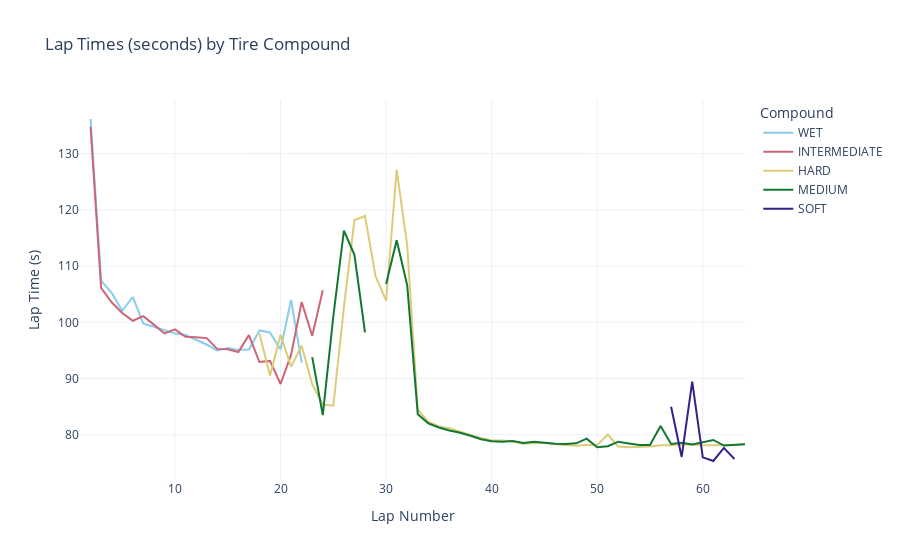

This figure's notebook cell:
### Code cell
fig = px.line(
    data_frame=df_laps_plot,
    x = 'LapNumber',
    y = 'LapTimeinSeconds',
    color = 'Compound',
    title = 'Lap Times (seconds) by Tire Compound',
    labels = {
        'LapNumber' : 'Lap Number',
        'LapTimeinSeconds' : 'Lap Time (s)'
    },
    template = 'plotly_white',
    color_discrete_sequence = px.colors.qualitative.Safe
             )

fig.show()

### Figure 1 — Plotly figure (JSON) as saved in the notebook; plotly's stock layout.template omitted (floating-point values rounded to 4 significant figures)
{"data": [{"hovertemplate": "Compound=WET<br>Lap Number=%{x}<br>Lap Time (s)=%{y}<extra></extra>", "legendgroup": "WET", "line": {"color": "rgb(136, 204, 238)", "dash": "solid"}, "marker": {"symbol": "circle"}, "mode": "lines", "name": "WET", "orientation": "v", "showlegend": true, "type": "scatter", "x": [1, 2, 3, 4, 5, 6, 7, 8, 9, 10, 11, 12, 13, 14, 15, 16, 17, 18, 19, 20, 21, 22], "xaxis": "x", "y": [null, 136.2, 107.4, 105.2, 102.1, 104.5, 99.76, 99.2, 98.54, 97.99, 97.73, 96.88, 96.05, 95.01, 95.43, 95.1, 95.16, 98.55, 98.2, 95.15, 104.0, 92.84], "yaxis": "y"}, {"hovertemplate": "Compound=INTERMEDIATE<br>Lap Number=%{x}<br>Lap Time (s)=%{y}<extra></extra>", "legendgroup": "INTERMEDIATE", "line": {"color": "rgb(204, 102, 119)", "dash": "solid"}, "marker": {"symbol": "circle"}, "mode": "lines", "name": "INTERMEDIATE", "orientation": "v", "showlegend": true, "type": "scatter", "x": [2, 3, 4, 5, 6, 7, 8, 9, 10, 11, 12, 13, 14, 15, 16, 17, 18, 19, 20, 21, 22, 23, 24], "xaxis": "x", "y": [134.8, 106.1, 103.6, 101.7, 100.3, 101.1, 99.58, 98.02, 98.73, 97.43, 97.34, 97.19, 95.27, 95.21, 94.72, 97.72, 92.94, 93.13, 89.03, 94.25, 103.6, 97.58, 105.7], "yaxis": "y"}, {"hovertemplate": "Compound=HARD<br>Lap Number=%{x}<br>Lap Time (s)=%{y}<extra></extra>", "legendgroup": "HARD", "line": {"color": "rgb(221, 204, 119)", "dash": "solid"}, "marker": {"symbol": "circle"}, "mode": "lines", "name": "HARD", "orientation": "v", "showlegend": true, "type": "scatter", "x": [18, 19, 20, 21, 22, 23, 24, 25, 26, 27, 28, 29, 30, 31, 32, 33, 34, 35, 36, 37, 38, 39, 40, 41, 42, 43, 44, 45, 46, 47, 48, 49, 50, 51, 52, 53, 54, 55, 56, 57, 58, 59, 60, 61, 62, 63, 64], "xaxis": "x", "y": [98.02, 90.5, 97.77, 92.1, 95.84, 88.98, 85.37, 85.16, 102.7, 118.2, 118.9, 108.2, 103.8, 127.1, 113.6, 84.45, 82.33, 81.49, 81.15, 80.53, 79.95, 79.44, 78.97, 78.96, 78.79, 78.4, 78.49, 78.56, 78.31, 78.24, 78.05, 78.17, 78.16, 80.05, 77.9, 77.79, 77.85, 77.93, 78.15, 78.12, 78.31, 78.2, 78.15, 78.15, 78.2, 78.17, 78.38], "yaxis": "y"}, {"hovertemplate": "Compound=MEDIUM<br>Lap Number=%{x}<br>Lap Time (s)=%{y}<extra></extra>", "legendgroup": "MEDIUM", "line": {"color": "rgb(17, 119, 51)", "dash": "solid"}, "marker": {"symbol": "circle"}, "mode": "lines", "name": "MEDIUM", "orientation": "v", "showlegend": true, "type": "scatter", "x": [23, 24, 25, 26, 27, 28, 29, 30, 31, 32, 33, 34, 35, 36, 37, 38, 39, 40, 41, 42, 43, 44, 45, 46, 47, 48, 49, 50, 51, 52, 53, 54, 55, 56, 57, 58, 59, 60, 61, 62, 63, 64], "xaxis": "x", "y": [93.81, 83.51, 101.1, 116.3, 112.0, 98.22, null, 106.8, 114.6, 106.6, 83.66, 82.03, 81.29, 80.77, 80.37, 79.81, 79.2, 78.86, 78.77, 78.89, 78.54, 78.74, 78.53, 78.42, 78.34, 78.47, 79.3, 77.78, 77.96, 78.77, 78.46, 78.19, 78.19, 81.57, 78.36, 78.57, 78.29, 78.64, 79.08, 78.08, 78.17, 78.32], "yaxis": "y"}, {"hovertemplate": "Compound=SOFT<br>Lap Number=%{x}<br>Lap Time (s)=%{y}<extra></extra>", "legendgroup": "SOFT", "line": {"color": "rgb(51, 34, 136)", "dash": "solid"}, "marker": {"symbol": "circle"}, "mode": "lines", "name": "SOFT", "orientation": "v", "showlegend": true, "type": "scatter", "x": [57, 58, 59, 60, 61, 62, 63], "xaxis": "x", "y": [85.0, 76.06, 89.44, 75.98, 75.33, 77.66, 75.7], "yaxis": "y"}], "layout": {"legend": {"title": {"text": "Compound"}, "tracegroupgap": 0}, "title": {"text": "Lap Times (seconds) by Tire Compound"}, "xaxis": {"anchor": "y", "domain": [0, 1], "title": {"text": "Lap Number"}}, "yaxis": {"anchor": "x", "domain": [0, 1], "title": {"text": "Lap Time (s)"}}}}
